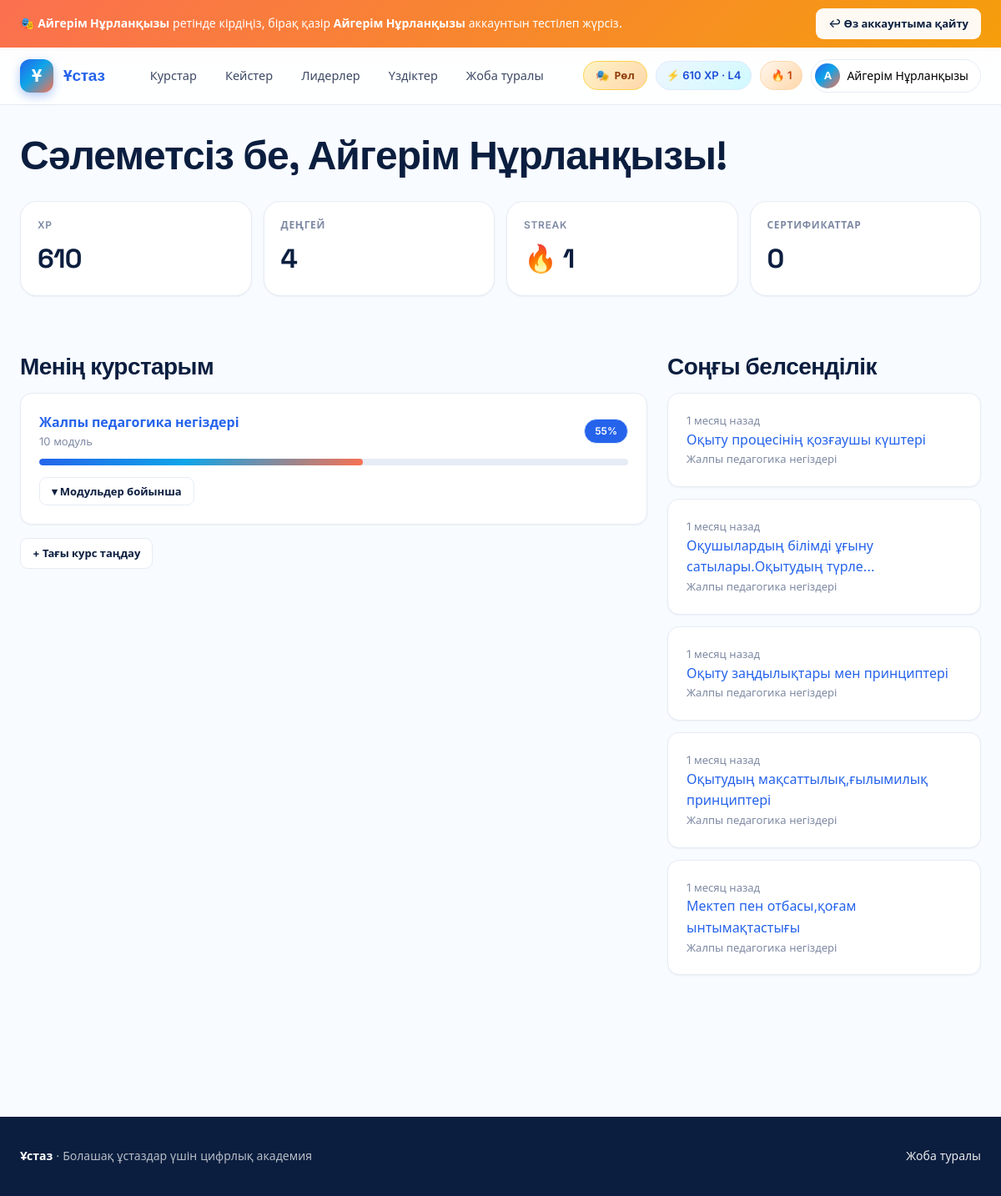
The app's page /dashboard/ (signed in) with its own data.
### accounts/models.py (models this page shows, shortened)
class User(AbstractUser):
    class Role(models.TextChoices):
        STUDENT = "student", "Студент"
        METHODIST = "methodist", "Методист"
        ADMIN = "admin", "Әкімші"
    email = models.EmailField(blank=True)
    role = models.CharField(max_length=16, choices=Role.choices, default=Role.STUDENT)
    avatar = models.ImageField(upload_to="avatars/", blank=True, null=True)
    bio = models.TextField(blank=True)
    university = models.ForeignKey(
        University, on_delete=models.SET_NULL, null=True, blank=True, related_name="students"
    )
    region = models.ForeignKey(
        Region, on_delete=models.SET_NULL, null=True, blank=True, related_name="users"
    )
    specialty = models.ForeignKey(
        Specialty, on_delete=models.SET_NULL, null=True, blank=True, related_name="users"
    )
    year_of_study = models.PositiveSmallIntegerField(null=True, blank=True)
    locale = models.CharField(max_length=8, default="kk")
    is_profile_public = models.BooleanField(default=True)
    last_seen = models.DateTimeField(null=True, blank=True)
    REQUIRED_FIELDS = []
    @property
    def display_name(self):
        return self.get_full_name() or self.username

### gamification/models.py (models this page shows, shortened)
class Profile(models.Model):
    user = models.OneToOneField(
        settings.AUTH_USER_MODEL, on_delete=models.CASCADE, related_name="gprofile"
    )
    xp = models.PositiveIntegerField(default=0)
    level = models.PositiveSmallIntegerField(default=1)
    weekly_xp = models.PositiveIntegerField(default=0)
    monthly_xp = models.PositiveIntegerField(default=0)
    last_week_reset = models.DateField(null=True, blank=True)
    last_month_reset = models.DateField(null=True, blank=True)

class Streak(models.Model):
    user = models.OneToOneField(
        settings.AUTH_USER_MODEL, on_delete=models.CASCADE, related_name="streak"
    )
    current = models.PositiveIntegerField(default=0)
    longest = models.PositiveIntegerField(default=0)
    last_activity_date = models.DateField(null=True, blank=True)
    freezes_available = models.PositiveSmallIntegerField(default=2)
    freezes_used_month = models.PositiveSmallIntegerField(default=0)
    month_marker = models.DateField(null=True, blank=True)

### courses/models.py (models this page shows, shortened)
class Enrollment(models.Model):
    user = models.ForeignKey(
        settings.AUTH_USER_MODEL, on_delete=models.CASCADE, related_name="enrollments"
    )
    course = models.ForeignKey(Course, on_delete=models.CASCADE, related_name="enrollments")
    enrolled_at = models.DateTimeField(auto_now_add=True)
    completed_at = models.DateTimeField(null=True, blank=True)
    class Meta:
        unique_together = [("user", "course")]
        ordering = ["-enrolled_at"]
    def progress_pct(self) -> int:
        total = self.course.total_lessons
        if not total:
            return 0
        done = LessonProgress.objects.filter(
            user=self.user, lesson__module__course=self.course, completed_at__isnull=False
        ).count()
        return int(round(done * 100 / total))

class Course(models.Model):
    class Level(models.TextChoices):
        BEGINNER = "beginner", "Бастаушы"
        INTERMEDIATE = "intermediate", "Орта"
        ADVANCED = "advanced", "Жоғары"
    title = models.CharField(max_length=255)
    slug = models.SlugField(max_length=255, unique=True)
    short_description = models.CharField(max_length=300)
    description = models.TextField()
    cover = models.ImageField(upload_to="courses/covers/", blank=True, null=True)
    level = models.CharField(max_length=16, choices=Level.choices, default=Level.BEGINNER)
    language = models.CharField(max_length=8, default="kk")
    duration_hours = models.PositiveIntegerField(default=20)
    authors = models.ManyToManyField(
        settings.AUTH_USER_MODEL, related_name="authored_courses", blank=True
    )
    tags = models.CharField(max_length=255, blank=True, help_text="Үтірмен бөлінген тегтер")
    is_published = models.BooleanField(default=False)
    has_final_exam = models.BooleanField(default=True)
    final_exam_pass_pct = models.PositiveSmallIntegerField(default=70)
    created_at = models.DateTimeField(auto_now_add=True)
    updated_at = models.DateTimeField(auto_now=True)
    class Meta:
        ordering = ["-is_published", "title"]
    def get_absolute_url(self):
        return reverse("courses:detail", args=[self.slug])
    @property
    def total_lessons(self):
        return Lesson.objects.filter(module__course=self).count()

class LessonProgress(models.Model):
    user = models.ForeignKey(
        settings.AUTH_USER_MODEL, on_delete=models.CASCADE, related_name="lesson_progress"
    )
    lesson = models.ForeignKey(Lesson, on_delete=models.CASCADE, related_name="progress")
    started_at = models.DateTimeField(auto_now_add=True)
    completed_at = models.DateTimeField(null=True, blank=True)
    seconds_spent = models.PositiveIntegerField(default=0)
    class Meta:
        unique_together = [("user", "lesson")]
        ordering = ["-started_at"]

class Lesson(models.Model):
    module = models.ForeignKey(Module, on_delete=models.CASCADE, related_name="lessons")
    title = models.CharField(max_length=255)
    slug = models.SlugField(max_length=255)
    order = models.PositiveSmallIntegerField(default=0)
    summary = models.CharField(max_length=400, blank=True)
    content = models.JSONField(default=list, blank=True)
    video = models.FileField(upload_to="lessons/videos/", blank=True, null=True)
    video_url = models.URLField(blank=True, help_text="Сыртқы видео сілтемесі (YouTube және т.б.)")
    duration_minutes = models.PositiveSmallIntegerField(default=10)
    is_free_preview = models.BooleanField(default=False)
    created_at = models.DateTimeField(auto_now_add=True)
    updated_at = models.DateTimeField(auto_now=True)
    class Meta:
        ordering = ["order", "id"]
        unique_together = [("module", "slug")]
    def get_absolute_url(self):
        return reverse(
            "courses:lesson",
            args=[self.module.course.slug, self.module.id, self.slug],
        )

class Module(models.Model):
    course = models.ForeignKey(Course, on_delete=models.CASCADE, related_name="modules")
    title = models.CharField(max_length=255)
    summary = models.TextField(blank=True)
    order = models.PositiveSmallIntegerField(default=0)
    has_test = models.BooleanField(default=True)
    class Meta:
        ordering = ["order", "id"]
        unique_together = [("course", "order")]

### core/views.py (the view)
# urls.py: path("dashboard/", views.dashboard, name="dashboard"),
@login_required
def dashboard(request):
    user = request.user
    enrollments = list(
        user.enrollments.select_related("course")
        .prefetch_related("course__modules__lessons")
        .all()
    )
    completed_lesson_ids = set(
        LessonProgress.objects.filter(user=user, completed_at__isnull=False)
        .values_list("lesson_id", flat=True)
    )
    enrollment_details = []
    for e in enrollments:
        modules_progress = []
        for m in e.course.modules.all():
            lesson_ids = list(m.lessons.values_list("id", flat=True))
            done = sum(1 for lid in lesson_ids if lid in completed_lesson_ids)
            modules_progress.append({
                "module": m,
                "done": done,
                "total": len(lesson_ids),
                "pct": int(round(done * 100 / len(lesson_ids))) if lesson_ids else 0,
            })
        enrollment_details.append({
            "enrollment": e,
            "modules": modules_progress,
            "overall_pct": e.progress_pct(),
        })
    recent_lessons = (
        LessonProgress.objects.filter(user=user, completed_at__isnull=False)
        .select_related("lesson__module__course")
        .order_by("-completed_at")[:5]
    )
    xp_today = (
        XPLog.objects.filter(user=user, created_at__date=user.date_joined.date())
        .aggregate(s=Sum("amount"))["s"]
        or 0
    )
    from gamification.services_challenges import current_challenge, user_progress
    challenge = current_challenge()
    challenge_progress = user_progress(user, challenge) if challenge else None
    from courses.models import Course
    enrolled_course_ids = {e.course_id for e in enrollments}
    suggested = (
        Course.objects.filter(is_published=True)
        .exclude(id__in=enrolled_course_ids)
        .first()
    )
    from gamification.models import UserBadge
    from django.utils import timezone
    from datetime import timedelta
    recent_badges = list(
        UserBadge.objects.filter(user=user, awarded_at__gte=timezone.now() - timedelta(minutes=5))
        .select_related("badge")
    )
    just_completed_course = None
    completed_id = request.session.pop("completed_course_id", None)
    if completed_id:
        from courses.models import Course
        just_completed_course = Course.objects.filter(id=completed_id).first()
    return render(
        request,
        "core/dashboard.html",
        {
            "enrollments": enrollments,
            "enrollment_details": enrollment_details,
            "recent_lessons": recent_lessons,
            "xp_today": xp_today,
            "challenge": challenge,
            "challenge_progress": challenge_progress,
            "suggested": suggested,
            "recent_badges": recent_badges,
            "just_completed_course": just_completed_course,
        },
    )

### gamification/services_challenges.py (called while the page is built)
def current_challenge() -> WeeklyChallenge | None:
    today = timezone.now().date()
    return (
        WeeklyChallenge.objects
        .filter(starts_on__lte=today, ends_on__gte=today)
        .order_by("-starts_on")
        .first()
    )

### templates/core/dashboard.html (shortened to what this page needs)
{% extends "base.html" %}
{% load humanize %}
{% block content %}
<div class="container">
  <h1>Сәлеметсіз бе, {{ user.display_name }}!</h1>
  <div class="stat-grid">
    <div class="stat"><div class="label">XP</div><div class="value">{{ user.gprofile.xp|default:0|intcomma }}</div></div>
    <div class="stat"><div class="label">Деңгей</div><div class="value">{{ user.gprofile.level|default:1 }}</div></div>
    <div class="stat"><div class="label">Streak</div><div class="value">🔥 {{ user.streak.current|default:0 }}</div></div>
    <div class="stat"><div class="label">Сертификаттар</div><div class="value">{{ user.certificates.count }}</div></div>
  </div>
  {% if not enrollment_details %}
    <div class="card" style="margin-top: 24px; text-align: center; padding: 40px 24px;">
      <div style="font-size: 56px;">📚</div>
      <h2 style="margin: 16px 0 6px;">Сіз әлі ешбір курсқа жазылмадыңыз</h2>
      <p class="muted" style="max-width: 480px; margin: 0 auto 20px;">
        Курс таңдап, бірінші сабақты бастаңыз. Ұстаз академиясында {{ suggested.title|default:"екі курс" }} күтіп тұр.
      </p>
      {% if suggested %}
        <a class="btn btn-primary btn-lg" href="{{ suggested.get_absolute_url }}">«{{ suggested.title }}» курсын ашу →</a>
      {% endif %}
      <div style="margin-top: 10px;">
        <a class="btn btn-ghost" href="{% url 'courses:catalog' %}">Барлық курстарды қарау</a>
      </div>
    </div>
  {% else %}
    <div class="row" style="margin-top: 28px; align-items: flex-start;">
      <div style="flex: 2; min-width: 320px;">
        <h2 style="margin-bottom: 16px;">Менің курстарым</h2>
        {% for d in enrollment_details %}
          <div class="card" style="margin-bottom: 16px;" x-data="{open: false}">
            <div style="display:flex; justify-content:space-between; align-items:center; gap:12px; flex-wrap:wrap;">
              <div style="flex:1; min-width: 180px;">
                <a href="{{ d.enrollment.course.get_absolute_url }}"><strong>{{ d.enrollment.course.title }}</strong></a>
                <div class="small muted">{{ d.modules|length }} модуль</div>
              </div>
              <span class="pill" style="background: var(--primary); color: white;">{{ d.overall_pct }}%</span>
            </div>
            <div class="progress" style="margin: 10px 0;"><div style="width: {{ d.overall_pct }}%"></div></div>
            <button @click="open = !open" class="btn btn-ghost btn-sm" style="margin-top: 4px;">
              <span x-show="!open">▾ Модульдер бойынша</span>
            </button>
          </div>
        {% endfor %}
        <div>
          <a class="btn btn-ghost btn-sm" href="{% url 'courses:catalog' %}">+ Тағы курс таңдау</a>
        </div>
      </div>
      <div style="flex: 1; min-width: 240px;">
        <h2 style="margin-bottom: 16px;">Соңғы белсенділік</h2>
        {% for p in recent_lessons %}
          <div class="card" style="margin-bottom: 10px;">
            <div class="small muted">{{ p.completed_at|naturaltime }}</div>
            <a href="{{ p.lesson.get_absolute_url }}">{{ p.lesson.title|truncatechars:50 }}</a>
            <div class="small muted">{{ p.lesson.module.course.title|truncatechars:40 }}</div>
          </div>
        {% empty %}
          <div class="card">
            <p class="muted small" style="margin:0;">Әзірге белсенділік жоқ. Бірінші сабақты бастаңыз — XP мен streak жинай бастайсыз.</p>
          </div>
        {% endfor %}
      </div>
    </div>
  {% endif %}
</div>
{% endblock %}

### templates/base.html (shortened to what this page needs)
{% load static humanize %}<!DOCTYPE html>
<html lang="kk">
<head>
<link rel="stylesheet" href="{% static 'css/app.css' %}">
</head>
<body class="bg-cream">
{% if IMPERSONATING %}
<div class="impersonate-bar">
  <div class="container impersonate-inner">
    <span>
      🎭 <strong>{{ IMPERSONATOR.display_name }}</strong> ретінде кірдіңіз,
      бірақ қазір <strong>{{ user.display_name }}</strong> аккаунтын тестілеп жүрсіз.
    </span>
    <a class="btn btn-sm btn-ghost" href="{% url 'accounts:exit_become' %}">↩ Өз аккаунтыма қайту</a>
  </div>
</div>
{% endif %}
<header class="topbar" x-data="{mobileOpen: false}">
  <div class="container topbar-inner">
    <a href="{% url 'core:landing' %}" class="brand">
      <span class="brand-mark">Ұ</span>
      <span class="brand-name">{{ PLATFORM_NAME }}</span>
    </a>
    <nav class="nav" :class="{'is-open': mobileOpen}" @click="mobileOpen = false">
      <a href="{% url 'courses:catalog' %}">Курстар</a>
      <a href="{% url 'assessments:cases' %}">Кейстер</a>
      <a href="{% url 'gamification:leaderboard' %}">Лидерлер</a>
      <a href="{% url 'social:best_solutions' %}">Үздіктер</a>
      <a href="{% url 'core:about' %}">Жоба туралы</a>
    </nav>
    <div class="nav-right">
      {% if ROLE_SWITCHER_USERS %}
        <div class="usermenu" x-data="{open:false}">
          <button class="role-switcher-btn" @click="open=!open" title="Тестілеу үшін рөл ауыстыру">
            🎭 <span class="role-switcher-label">Рөл</span>
          </button>
        </div>
      {% endif %}
      {% if user.is_authenticated %}
        {% if user.gprofile %}<span class="xp-pill">⚡ {{ user.gprofile.xp|intcomma }} XP · L{{ user.gprofile.level }}</span>{% endif %}
        {% if user.streak %}<span class="streak-pill">🔥 {{ user.streak.current }}</span>{% endif %}
        <div class="usermenu" x-data="{open:false}">
          <button class="usermenu-btn" @click="open=!open">
            {% if user.avatar %}<img src="{{ user.avatar.url }}" alt="">{% else %}<span class="avatar-fallback">{{ user.display_name|slice:":1"|upper }}</span>{% endif %}
            <span>{{ user.display_name }}</span>
          </button>
        </div>
      {% else %}
        <a class="btn btn-ghost" href="{% url 'accounts:login' %}">Кіру</a>
        <a class="btn btn-primary" href="{% url 'accounts:signup' %}">Тіркелу</a>
      {% endif %}
    </div>
  </div>
</header>
<main class="main">
  {% block content %}{% endblock %}
</main>
<footer class="footer">
  <div class="container footer-inner">
    <div>
      <strong>{{ PLATFORM_NAME }}</strong> · {{ PLATFORM_TAGLINE }}
    </div>
    <div>
      <a href="{% url 'core:about' %}">Жоба туралы</a>
    </div>
  </div>
</footer>
</body>
</html>

### records on screen
User: display_name "Айгерім Нұрланқызы", gprofile.xp "610", gprofile.level "4", streak.current "1", display_name "А", certificates.count "0"
Enrollment: enrollment.course "Жалпы педагогика негіздері", modules|length "10", overall_pct "55"
LessonProgress: completed_at "1 месяц назад", lesson "Оқыту процесінің қозғаушы күштері", lesson.module.course "Жалпы педагогика негіздері"
LessonProgress: completed_at "1 месяц назад", lesson "Оқушылардың білімді ұғыну сатылары.Оқытудың түрле…", lesson.module.course "Жалпы педагогика негіздері"
LessonProgress: completed_at "1 месяц назад", lesson "Оқыту заңдылықтары мен принциптері", lesson.module.course "Жалпы педагогика негіздері"
LessonProgress: completed_at "1 месяц назад", lesson "Оқытудың мақсаттылық,ғылымилық принциптері", lesson.module.course "Жалпы педагогика негіздері"
LessonProgress: completed_at "1 месяц назад", lesson "Мектеп пен отбасы,қоғам ынтымақтастығы", lesson.module.course "Жалпы педагогика негіздері"

### other values on screen
{{ PLATFORM_NAME }} "Ұстаз"
{{ PLATFORM_TAGLINE }} "Болашақ ұстаздар үшін цифрлық академия"
